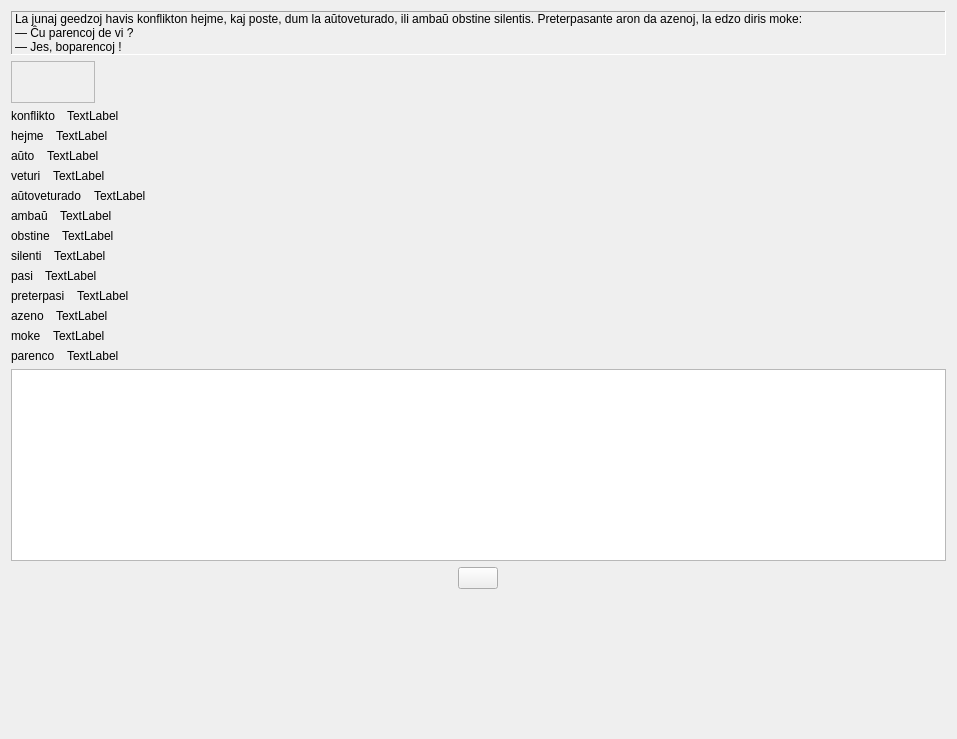
         <widget class="QWidget" name="scrollAreaWidgetContents_9">
          <property name="geometry">
           <rect>
            <x>0</x>
            <y>0</y>
            <width>957</width>
            <height>739</height>
           </rect>
          </property>
          <layout class="QVBoxLayout" name="verticalLayout_50">
           <item>
            <widget class="QLabel" name="Memo8_Lec10">
             <property name="sizePolicy">
              <sizepolicy hsizetype="Preferred" vsizetype="Preferred">
               <horstretch>0</horstretch>
               <verstretch>0</verstretch>
              </sizepolicy>
             </property>
             <property name="frameShape">
              <enum>QFrame::Panel</enum>
             </property>
             <property name="frameShadow">
              <enum>QFrame::Sunken</enum>
             </property>
             <property name="text">
              <string>La junaj geedzoj havis konflikton hejme, kaj poste, dum la aŭtoveturado, ili ambaŭ obstine silentis. Preterpasante aron da azenoj, la edzo diris moke:
— Ĉu parencoj de vi ?
— Jes, boparencoj !</string>
             </property>
             <property name="wordWrap">
              <bool>true</bool>
             </property>
             <property name="buddy">
              <cstring>plainTextEdit_3</cstring>
             </property>
             <property name="tipo" stdset="0">
              <string>teksta</string>
             </property>
             <property name="lingvo" stdset="0">
              <string>eo</string>
             </property>
            </widget>
           </item>
           <item>
            <widget class="mp3ludilo" name="Lec10_memo8">
             <property name="sizePolicy">
              <sizepolicy hsizetype="Fixed" vsizetype="Fixed">
               <horstretch>0</horstretch>
               <verstretch>0</verstretch>
              </sizepolicy>
             </property>
             <property name="minimumSize">
              <size>
               <width>84</width>
               <height>42</height>
              </size>
             </property>
             <property name="maximumSize">
              <size>
               <width>16777215</width>
               <height>16777215</height>
              </size>
             </property>
             <property name="frameShape">
              <enum>QFrame::StyledPanel</enum>
             </property>
             <property name="frameShadow">
              <enum>QFrame::Plain</enum>
             </property>
            </widget>
           </item>
           <item>
            <layout class="QHBoxLayout" name="horizontalLayout_91">
             <property name="spacing">
              <number>12</number>
             </property>
             <item>
              <widget class="neklakebla_nova" name="pushButton_84">
               <property name="sizePolicy">
                <sizepolicy hsizetype="Preferred" vsizetype="Preferred">
                 <horstretch>0</horstretch>
                 <verstretch>0</verstretch>
                </sizepolicy>
               </property>
               <property name="text">
                <string>konflikto</string>
               </property>
               <property name="wordWrap">
                <bool>true</bool>
               </property>
              </widget>
             </item>
             <item>
              <widget class="QLabel" name="Lec10_Label788">
               <property name="sizePolicy">
                <sizepolicy hsizetype="Expanding" vsizetype="Preferred">
                 <horstretch>0</horstretch>
                 <verstretch>0</verstretch>
                </sizepolicy>
               </property>
               <property name="text">
                <string>TextLabel</string>
               </property>
               <property name="wordWrap">
                <bool>true</bool>
               </property>
               <property name="buddy">
                <cstring>pushButton_84</cstring>
               </property>
              </widget>
             </item>
            </layout>
           </item>
           <item>
            <layout class="QHBoxLayout" name="horizontalLayout_92">
             <property name="spacing">
              <number>12</number>
             </property>
             <item>
              <widget class="neklakebla_nova" name="pushButton_90">
               <property name="sizePolicy">
                <sizepolicy hsizetype="Preferred" vsizetype="Preferred">
                 <horstretch>0</horstretch>
                 <verstretch>0</verstretch>
                </sizepolicy>
               </property>
               <property name="text">
                <string>hejme</string>
               </property>
               <property name="wordWrap">
                <bool>true</bool>
               </property>
              </widget>
             </item>
             <item>
              <widget class="QLabel" name="Lec10_Label789">
               <property name="sizePolicy">
                <sizepolicy hsizetype="Expanding" vsizetype="Preferred">
                 <horstretch>0</horstretch>
                 <verstretch>0</verstretch>
                </sizepolicy>
               </property>
               <property name="text">
                <string>TextLabel</string>
               </property>
               <property name="wordWrap">
                <bool>true</bool>
               </property>
               <property name="buddy">
                <cstring>pushButton_90</cstring>
               </property>
              </widget>
             </item>
            </layout>
           </item>
           <item>
            <layout class="QHBoxLayout" name="horizontalLayout_93">
             <property name="spacing">
              <number>12</number>
             </property>
             <item>
              <widget class="neklakebla_nova" name="pushButton_91">
               <property name="sizePolicy">
                <sizepolicy hsizetype="Preferred" vsizetype="Preferred">
                 <horstretch>0</horstretch>
                 <verstretch>0</verstretch>
                </sizepolicy>
               </property>
               <property name="text">
                <string>aŭto</string>
               </property>
               <property name="wordWrap">
                <bool>true</bool>
               </property>
              </widget>
             </item>
             <item>
              <widget class="QLabel" name="Lec10_Label800">
               <property name="sizePolicy">
                <sizepolicy hsizetype="Expanding" vsizetype="Preferred">
                 <horstretch>0</horstretch>
                 <verstretch>0</verstretch>
                </sizepolicy>
               </property>
               <property name="text">
                <string>TextLabel</string>
               </property>
               <property name="wordWrap">
                <bool>true</bool>
               </property>
               <property name="buddy">
                <cstring>pushButton_91</cstring>
               </property>
              </widget>
             </item>
            </layout>
           </item>
           <item>
            <layout class="QHBoxLayout" name="horizontalLayout_94">
             <property name="spacing">
              <number>12</number>
             </property>
             <item>
              <widget class="neklakebla_nova" name="pushButton_92">
               <property name="sizePolicy">
                <sizepolicy hsizetype="Preferred" vsizetype="Preferred">
                 <horstretch>0</horstretch>
                 <verstretch>0</verstretch>
                </sizepolicy>
               </property>
               <property name="text">
                <string>veturi</string>
               </property>
               <property name="wordWrap">
                <bool>true</bool>
               </property>
              </widget>
             </item>
             <item>
              <widget class="QLabel" name="Lec10_Label801">
               <property name="sizePolicy">
                <sizepolicy hsizetype="Expanding" vsizetype="Preferred">
                 <horstretch>0</horstretch>
                 <verstretch>0</verstretch>
                </sizepolicy>
               </property>
               <property name="text">
                <string>TextLabel</string>
               </property>
               <property name="wordWrap">
                <bool>true</bool>
               </property>
               <property name="buddy">
                <cstring>pushButton_92</cstring>
               </property>
              </widget>
             </item>
            </layout>
           </item>
           <item>
            <layout class="QHBoxLayout" name="horizontalLayout_100">
             <property name="spacing">
              <number>12</number>
             </property>
             <item>
              <widget class="neklakebla_nova" name="pushButton_98">
               <property name="sizePolicy">
                <sizepolicy hsizetype="Preferred" vsizetype="Preferred">
                 <horstretch>0</horstretch>
                 <verstretch>0</verstretch>
                </sizepolicy>
               </property>
               <property name="text">
                <string>aŭtoveturado</string>
               </property>
               <property name="wordWrap">
                <bool>true</bool>
               </property>
              </widget>
             </item>
             <item>
              <widget class="QLabel" name="Lec10_Label790">
               <property name="sizePolicy">
                <sizepolicy hsizetype="Expanding" vsizetype="Preferred">
                 <horstretch>0</horstretch>
                 <verstretch>0</verstretch>
                </sizepolicy>
               </property>
               <property name="text">
                <string>TextLabel</string>
               </property>
               <property name="wordWrap">
                <bool>true</bool>
               </property>
               <property name="buddy">
                <cstring>pushButton_98</cstring>
               </property>
              </widget>
             </item>
            </layout>
           </item>
           <item>
            <layout class="QHBoxLayout" name="horizontalLayout_101">
             <property name="spacing">
              <number>12</number>
             </property>
             <item>
              <widget class="neklakebla_nova" name="pushButton_99">
               <property name="sizePolicy">
                <sizepolicy hsizetype="Preferred" vsizetype="Preferred">
                 <horstretch>0</horstretch>
                 <verstretch>0</verstretch>
                </sizepolicy>
               </property>
               <property name="text">
                <string>ambaŭ</string>
               </property>
               <property name="wordWrap">
                <bool>true</bool>
               </property>
              </widget>
             </item>
             <item>
              <widget class="QLabel" name="Lec10_Label791">
               <property name="sizePolicy">
                <sizepolicy hsizetype="Expanding" vsizetype="Preferred">
                 <horstretch>0</horstretch>
                 <verstretch>0</verstretch>
                </sizepolicy>
               </property>
               <property name="text">
                <string>TextLabel</string>
               </property>
               <property name="wordWrap">
                <bool>true</bool>
               </property>
               <property name="buddy">
                <cstring>pushButton_99</cstring>
               </property>
              </widget>
             </item>
            </layout>
           </item>
           <item>
            <layout class="QHBoxLayout" name="horizontalLayout_95">
             <property name="spacing">
              <number>12</number>
             </property>
             <item>
              <widget class="neklakebla_nova" name="pushButton_93">
               <property name="sizePolicy">
                <sizepolicy hsizetype="Preferred" vsizetype="Preferred">
                 <horstretch>0</horstretch>
                 <verstretch>0</verstretch>
                </sizepolicy>
               </property>
               <property name="text">
                <string>obstine</string>
               </property>
               <property name="wordWrap">
                <bool>true</bool>
               </property>
              </widget>
             </item>
             <item>
              <widget class="QLabel" name="Lec10_Label792">
               <property name="sizePolicy">
                <sizepolicy hsizetype="Expanding" vsizetype="Preferred">
                 <horstretch>0</horstretch>
                 <verstretch>0</verstretch>
                </sizepolicy>
               </property>
               <property name="text">
                <string>TextLabel</string>
               </property>
               <property name="wordWrap">
                <bool>true</bool>
               </property>
               <property name="buddy">
                <cstring>pushButton_93</cstring>
               </property>
              </widget>
             </item>
            </layout>
           </item>
           <item>
            <layout class="QHBoxLayout" name="horizontalLayout_96">
             <property name="spacing">
              <number>12</number>
             </property>
             <item>
              <widget class="neklakebla_nova" name="pushButton_94">
               <property name="sizePolicy">
                <sizepolicy hsizetype="Preferred" vsizetype="Preferred">
                 <horstretch>0</horstretch>
                 <verstretch>0</verstretch>
                </sizepolicy>
               </property>
               <property name="text">
                <string>silenti</string>
               </property>
               <property name="wordWrap">
                <bool>true</bool>
               </property>
              </widget>
             </item>
             <item>
              <widget class="QLabel" name="Lec10_Label798">
               <property name="sizePolicy">
                <sizepolicy hsizetype="Expanding" vsizetype="Preferred">
                 <horstretch>0</horstretch>
                 <verstretch>0</verstretch>
                </sizepolicy>
               </property>
               <property name="text">
                <string>TextLabel</string>
               </property>
               <property name="wordWrap">
                <bool>true</bool>
               </property>
               <property name="buddy">
                <cstring>pushButton_94</cstring>
               </property>
              </widget>
             </item>
            </layout>
           </item>
           <item>
            <layout class="QHBoxLayout" name="horizontalLayout_97">
             <property name="spacing">
              <number>12</number>
             </property>
             <item>
              <widget class="neklakebla_nova" name="pushButton_95">
               <property name="sizePolicy">
                <sizepolicy hsizetype="Preferred" vsizetype="Preferred">
                 <horstretch>0</horstretch>
                 <verstretch>0</verstretch>
                </sizepolicy>
               </property>
               <property name="text">
                <string>pasi</string>
               </property>
               <property name="wordWrap">
                <bool>true</bool>
               </property>
              </widget>
             </item>
             <item>
              <widget class="QLabel" name="Lec10_Label793">
               <property name="sizePolicy">
                <sizepolicy hsizetype="Expanding" vsizetype="Preferred">
                 <horstretch>0</horstretch>
                 <verstretch>0</verstretch>
                </sizepolicy>
               </property>
               <property name="text">
                <string>TextLabel</string>
               </property>
               <property name="wordWrap">
                <bool>true</bool>
               </property>
               <property name="buddy">
                <cstring>pushButton_95</cstring>
               </property>
              </widget>
             </item>
            </layout>
           </item>
           <item>
            <layout class="QHBoxLayout" name="horizontalLayout_98">
             <property name="spacing">
              <number>12</number>
             </property>
             <item>
              <widget class="neklakebla_nova" name="pushButton_96">
               <property name="sizePolicy">
                <sizepolicy hsizetype="Preferred" vsizetype="Preferred">
                 <horstretch>0</horstretch>
                 <verstretch>0</verstretch>
                </sizepolicy>
               </property>
               <property name="text">
                <string>preterpasi</string>
               </property>
               <property name="wordWrap">
                <bool>true</bool>
               </property>
              </widget>
             </item>
             <item>
              <widget class="QLabel" name="Lec10_Label794">
               <property name="sizePolicy">
                <sizepolicy hsizetype="Expanding" vsizetype="Preferred">
                 <horstretch>0</horstretch>
                 <verstretch>0</verstretch>
                </sizepolicy>
               </property>
               <property name="text">
                <string>TextLabel</string>
               </property>
               <property name="wordWrap">
                <bool>true</bool>
               </property>
               <property name="buddy">
                <cstring>pushButton_96</cstring>
               </property>
              </widget>
             </item>
            </layout>
           </item>
           <item>
            <layout class="QHBoxLayout" name="horizontalLayout_99">
             <property name="spacing">
              <number>12</number>
             </property>
             <item>
              <widget class="neklakebla_nova" name="pushButton_97">
               <property name="sizePolicy">
                <sizepolicy hsizetype="Preferred" vsizetype="Preferred">
                 <horstretch>0</horstretch>
                 <verstretch>0</verstretch>
                </sizepolicy>
               </property>
               <property name="text">
                <string>azeno</string>
               </property>
               <property name="wordWrap">
                <bool>true</bool>
               </property>
              </widget>
             </item>
             <item>
              <widget class="QLabel" name="Lec10_Label795">
               <property name="sizePolicy">
                <sizepolicy hsizetype="Expanding" vsizetype="Preferred">
                 <horstretch>0</horstretch>
                 <verstretch>0</verstretch>
                </sizepolicy>
               </property>
               <property name="text">
                <string>TextLabel</string>
               </property>
               <property name="wordWrap">
                <bool>true</bool>
               </property>
               <property name="buddy">
                <cstring>pushButton_97</cstring>
               </property>
              </widget>
             </item>
            </layout>
           </item>
           <item>
            <layout class="QHBoxLayout" name="horizontalLayout_102">
             <property name="spacing">
              <number>12</number>
             </property>
             <item>
              <widget class="neklakebla_nova" name="pushButton_100">
               <property name="sizePolicy">
                <sizepolicy hsizetype="Preferred" vsizetype="Preferred">
                 <horstretch>0</horstretch>
                 <verstretch>0</verstretch>
                </sizepolicy>
               </property>
               <property name="text">
                <string>moke</string>
               </property>
               <property name="wordWrap">
                <bool>true</bool>
               </property>
              </widget>
             </item>
             <item>
              <widget class="QLabel" name="Lec10_Label796">
               <property name="sizePolicy">
                <sizepolicy hsizetype="Expanding" vsizetype="Preferred">
                 <horstretch>0</horstretch>
                 <verstretch>0</verstretch>
                </sizepolicy>
               </property>
               <property name="text">
                <string>TextLabel</string>
               </property>
               <property name="wordWrap">
                <bool>true</bool>
               </property>
               <property name="buddy">
                <cstring>pushButton_100</cstring>
               </property>
              </widget>
             </item>
            </layout>
           </item>
           <item>
            <layout class="QHBoxLayout" name="horizontalLayout_103">
             <property name="spacing">
              <number>12</number>
             </property>
             <item>
              <widget class="neklakebla_nova" name="pushButton_101">
               <property name="sizePolicy">
                <sizepolicy hsizetype="Preferred" vsizetype="Preferred">
                 <horstretch>0</horstretch>
                 <verstretch>0</verstretch>
                </sizepolicy>
               </property>
               <property name="text">
                <string>parenco</string>
               </property>
               <property name="wordWrap">
                <bool>true</bool>
               </property>
              </widget>
             </item>
             <item>
              <widget class="QLabel" name="Lec10_Label799">
               <property name="sizePolicy">
                <sizepolicy hsizetype="Expanding" vsizetype="Preferred">
                 <horstretch>0</horstretch>
                 <verstretch>0</verstretch>
                </sizepolicy>
               </property>
               <property name="text">
                <string>TextLabel</string>
               </property>
               <property name="wordWrap">
                <bool>true</bool>
               </property>
               <property name="buddy">
                <cstring>pushButton_101</cstring>
               </property>
              </widget>
             </item>
            </layout>
           </item>
           <item>
            <widget class="QPlainTextEdit" name="plainTextEdit_3">
             <property name="sizePolicy">
              <sizepolicy hsizetype="Preferred" vsizetype="Preferred">
               <horstretch>0</horstretch>
               <verstretch>0</verstretch>
              </sizepolicy>
             </property>
             <property name="lingvo" stdset="0">
              <string>traduko</string>
             </property>
            </widget>
           </item>
           <item alignment="Qt::AlignHCenter">
            <widget class="sendas_butono" name="pushButton_10"/>
           </item>
           <item>
            <spacer name="verticalSpacer_8">
             <property name="orientation">
              <enum>Qt::Vertical</enum>
             </property>
             <property name="sizeHint" stdset="0">
              <size>
               <width>20</width>
               <height>40</height>
              </size>
             </property>
            </spacer>
           </item>
          </layout>
         </widget>
